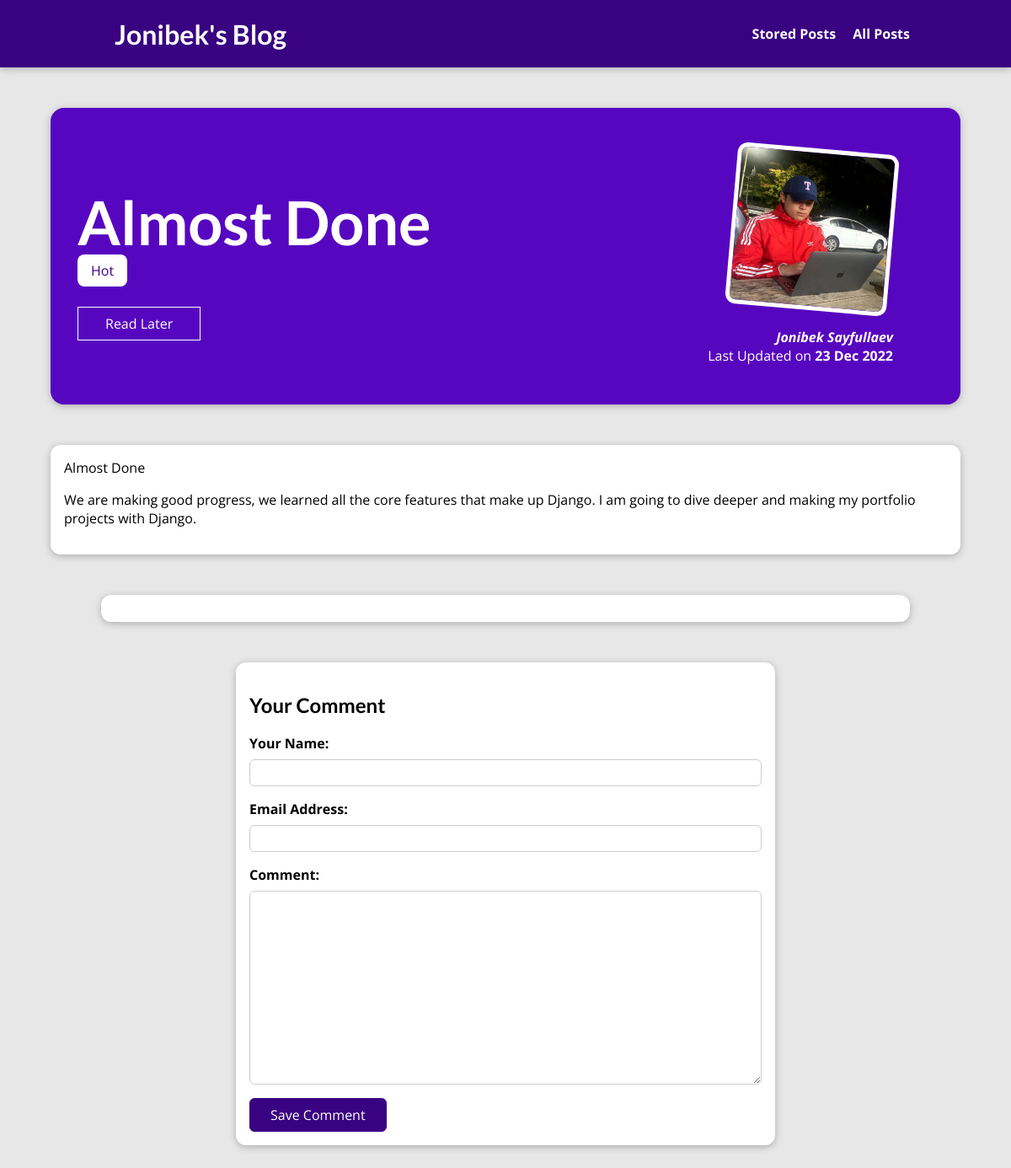
The app's page /posts/almost-done, older data.
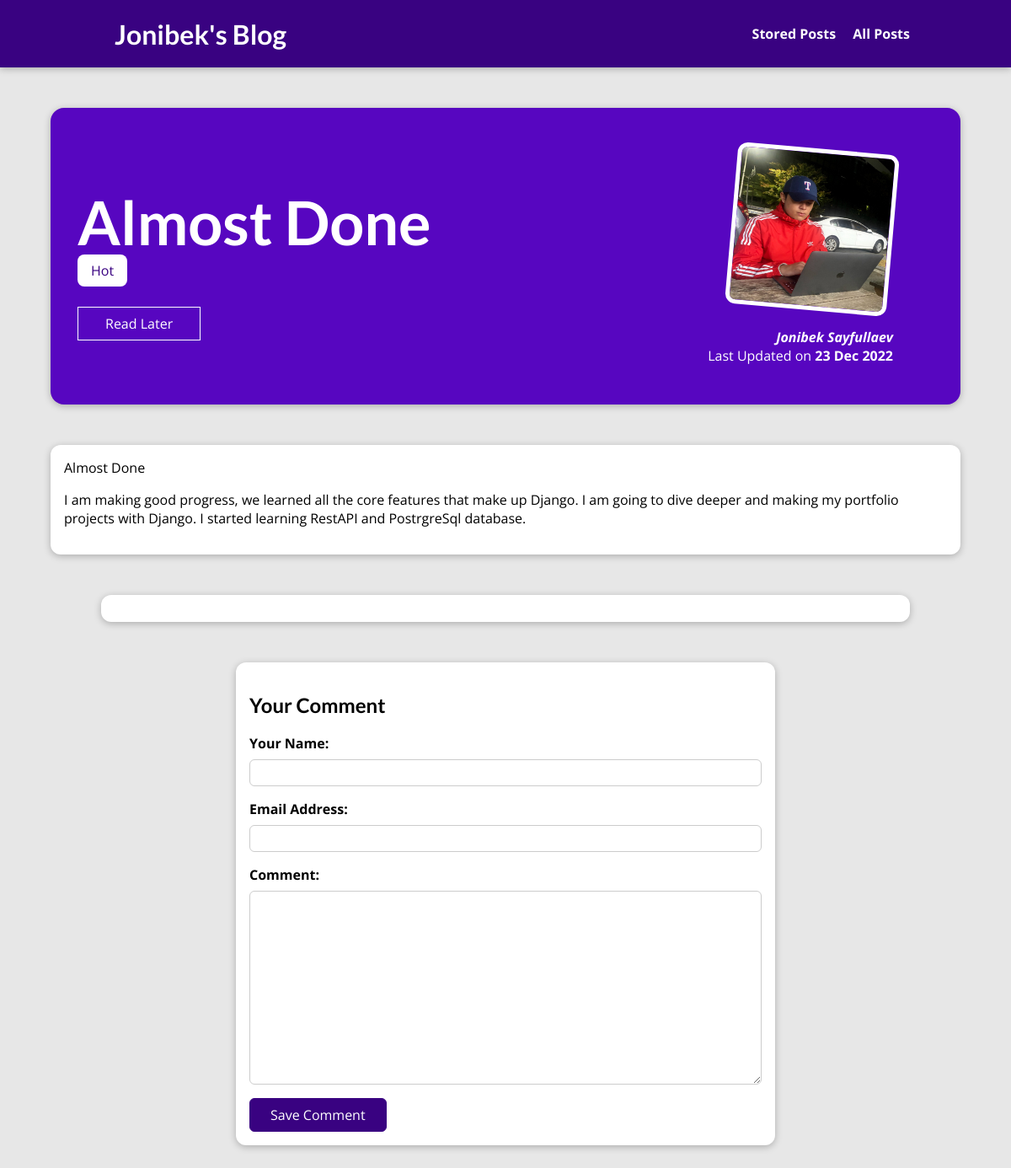
The same page, newer data.
### blog/models.py (models this page shows, shortened)
class Post(models.Model):
    title = models.CharField(max_length=150)
    excerpt = models.CharField(max_length=200)
    image = models.ImageField(upload_to="posts", null=True)
    date = models.DateField(auto_now=True)
    slug = models.SlugField(unique=True, db_index=True)
    content = models.TextField()
    author = models.ForeignKey(
        Author, on_delete=models.SET_NULL, null=True, related_name='posts')
    tags = models.ManyToManyField(Tag)

class Tag(models.Model):
    caption = models.CharField(max_length=20)

class Author(models.Model):
    first_name = models.CharField(max_length=100)
    last_name = models.CharField(max_length=100)
    email_address = models.EmailField(max_length=254)
    def full_name(self):
        return f"{self.first_name} {self.last_name}"
    def __str__(self):
        return self.full_name()

### blog/views.py (the view, shortened to what this page needs)
# urls.py: path("posts/<slug:slug>", views.PostDetailView.as_view(),
class PostDetailView(View):
    def get(self, request, slug):
        post = Post.objects.get(slug=slug)
        context = {
            "post": post,
            "post_tags": post.tags.all(),
            "comment_form": CommentForm(),
            "comments": post.comments.all().order_by('-id')
        }
        return render(request, 'blog/post-detail.html', context)

### blog/forms.py
class CommentForm(forms.ModelForm):
    class Meta:
        model = Comment
        exclude = ["post"]
        labels = {
            "user_name": "Your Name",
            "user_email": "Email Address",
            "text": "Comment"
        }

### blog/templates/blog/post-detail.html (shortened to what this page needs)
{% extends 'base.html' %}
{% load static %}
{% block css_files %}
    <link rel="stylesheet" href="{% static 'blog/post-detail.css' %}">
{% endblock css_files %}
{% block content %}
    <section id="summary">
        <h2>{{post.title}}</h2>
        <div class="span">
            {% for tag in post_tags %}
                <span class="tag">{{tag.caption}}</span>
            {% endfor %}
        </div>
        <div id="read-later">
            <form action="{% url 'read-later' %}" method="POST">
                <button>Read Later</button>
            </form>
        </div>
        <article>
            <img src="{{post.image.url}}" alt="Post Title">
            <address><a href="mailto:{{post.author.email_address}}">{{post.author}}</a></address>
            <div>
                Last Updated on <time>{{post.date|date:"d M Y"}}</time>
            </div>
        </article>
    </section>
    <main>
        {{post.title}}
        {{post.content|linebreaks}}
    </main>
    <section id="comments">
    </section>
    <section id="comment-form">
        <h1>Your Comment</h1>
        <form action="{% url 'post_detail_page' post.slug %}" method="POST">
            {% for form_field in comment_form %}
            <div class="form-control {% if form_field.errors %}invalid{% endif %}">
                {{form_field.label_tag}}
                {{form_field}}
            </div>
            {% endfor %}
                <button>Save Comment</button>
        </form>
    </section>
{% endblock content %}

### templates/base.html (shortened to what this page needs)
{% load static %}
<!DOCTYPE html>
<html lang="en">
<head>
    <link rel="stylesheet" href="{% static 'app.css' %}">
    {% block css_files %}{% endblock css_files %}
</head>
<body>
    <header id="main-navigation">
        <h1><a href="{% url 'starting_page' %}">Jonibek's Blog</a></h1>
        <nav>
           <a href="{% url 'read-later' %}">Stored Posts</a>
           <a href="{% url 'posts_page' %}">All Posts</a>
        </nav>
     </header>
    {% block content %}{% endblock content %}
</body>
</html>

### static/app.css (style rules this page uses)
* { box-sizing: border-box; }
html { font-family: 'Open Sans', 'Lato', sans-serif; }
body { margin: 0; }
h1, h2, h3 { font-family: 'Lato', sans-serif; font-weight: bold; }
#main-navigation { width: 100%; height: 5rem; display: flex; justify-content: space-between; align-items: center; padding: 0 10%; position: absolute; top: 0; left: 0; }
#main-navigation a { text-decoration: none; color: white; font-weight: bold; margin-left: 1rem; }

### blog/static/blog/post-detail.css (style rules this page uses)
body { background-color: #e7e7e7; }
#main-navigation { background-color: #390281; box-shadow: 0 2px 8px rgba(0, 0, 0, 0.25); }
#summary { margin: 8rem auto 3rem auto; padding: 2rem; width: 90%; max-width: 90rem; border-radius: 16px; background-color: #5706c0; position: relative; box-shadow: 0 2px 8px rgba(0, 0, 0, 0.25); height: 22rem; }
#summary h2 { color: white; font-size: 4.5rem; margin-bottom: 0.25rem; }
#summary article { position: absolute; top: 2rem; right: 3rem; padding: 1rem 2rem; border-radius: 12px; text-align: right; color: white; }
#summary article img { width: 12rem; height: 12rem; border-radius: 12px; transform: rotateZ(5deg); border: 5px solid white; margin-bottom: 1rem; }
#summary address { font-weight: bold; }
#summary a { color: white; text-decoration: none; }
#summary time { font-weight: bold; }
.tag { background-color: white; color: #390281; padding: 0.5rem 1rem; border-radius: 8px; }
#read-later { margin: 2rem 0; }
#read-later button { background-color: transparent; border: 1px solid white; padding: 0.5rem 2rem; font: inherit; color: white; cursor: pointer; }
main { width: 90%; max-width: 90rem; margin: 3rem auto; background-color: white; padding: 1rem; border-radius: 12px; box-shadow: 0 2px 8px rgba(0, 0, 0, 0.25); }
#comment-form { margin: 3rem auto; width: 90%; max-width: 40rem; border-radius: 12px; background-color: white; box-shadow: 0 2px 8px rgba(0, 0, 0, 0.25); padding: 1rem; }
#comment-form button { font: inherit; background-color: #390281; color: white; border: 1px solid #390281; padding: 0.5rem 1.5rem; border-radius: 6px; cursor: pointer; }
.form-control { margin-bottom: 1rem; }
.form-control label { font-weight: bold; margin-bottom: 0.5rem; display: block; }
.form-control input, .form-control textarea { display: block; width: 100%; font: inherit; padding: 0.25rem; border-radius: 6px; border: 1px solid #ccc; }
#comments { margin: 3rem auto; width: 90%; max-width: 60rem; border-radius: 12px; background-color: white; box-shadow: 0 2px 8px rgba(0, 0, 0, 0.25); padding: 1rem 2rem; font-weight: bold; }

Row changes from the older to the newer data that the page shows:
changed Post "Almost Done": content "We are making good progress, we learned all the core features that make up Django. I am going to dive deeper and making my portfolio projects with Django." → "I am making good progress, we learned all the core features that make up Django. I am going to dive deeper and making my portfolio projects with Django. I started learning RestAPI and PostrgreSql database."
